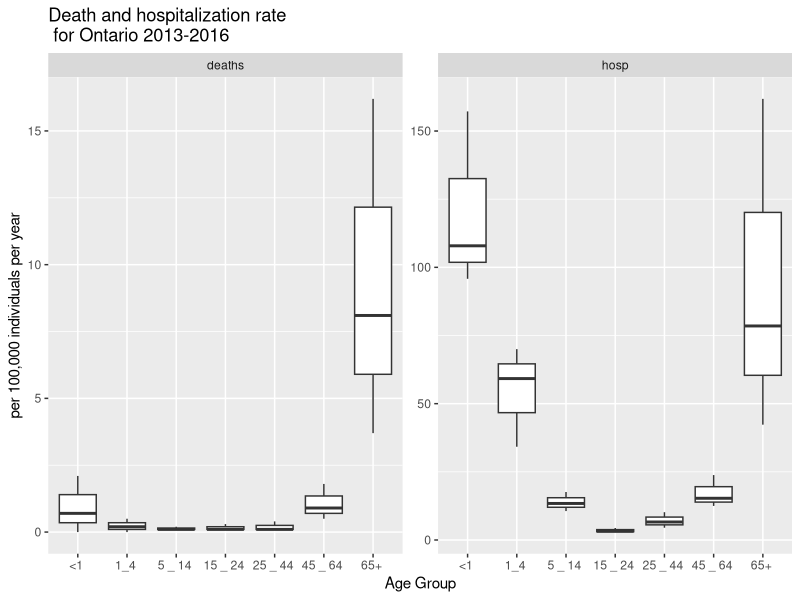

This figure's R source:
###
###   * * * WARNING * * * THIS DOES NOT FIT! IT SIMPLY DISPLAYS DATA 
###   THE VALUES OF THE PARAMETERS 'proba_hosp' AND 'proba_death_xxx'
###   ARE SET MANUALLY, SUCH THAT THE RESULTING PROBA FROM THE SIMULATION
###   MATCH THE DATA.
###


library(ggplot2)
x <- read.csv('../data/frailty/ontario/ontario-influenza-hosp-death.csv')

# reorder propoerly:
unique(x$age_group)
as.character(x$age_group)
x$age_group2 <- factor(x$age_group, levels=c('<1 ','1_4 ','5 _ 14 ','15 _ 24 ','25 _ 44 ','45 _ 64 ','65+ '))

g <- ggplot(x) + geom_boxplot(aes(x=age_group2, y=rate_100000)) + facet_wrap(~type, scales = 'free')
g <- g + xlab('Age Group') + ylab('per 100,000 individuals per year') 
g <- g + ggtitle("Death and hospitalization rate\n for Ontario 2013-2016")
plot(g)
